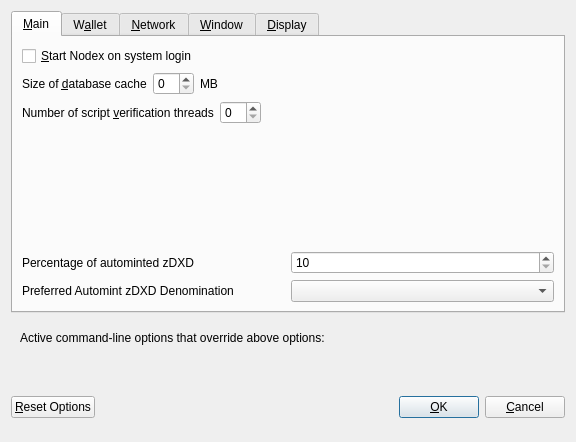
<?xml version="1.0" encoding="UTF-8"?>
<ui version="4.0">
 <class>OptionsDialog</class>
 <widget class="QDialog" name="OptionsDialog">
  <property name="geometry">
   <rect>
    <x>0</x>
    <y>0</y>
    <width>576</width>
    <height>442</height>
   </rect>
  </property>
  <property name="windowTitle">
   <string>Options</string>
  </property>
  <property name="modal">
   <bool>true</bool>
  </property>
  <layout class="QVBoxLayout" name="verticalLayout">
   <item>
    <widget class="QTabWidget" name="tabWidget">
     <property name="currentIndex">
      <number>0</number>
     </property>
     <widget class="QWidget" name="tabMain">
      <attribute name="title">
       <string>&amp;Main</string>
      </attribute>
      <layout class="QVBoxLayout" name="verticalLayout_Main">
       <item>
        <widget class="QCheckBox" name="bitcoinAtStartup">
         <property name="toolTip">
          <string>Automatically start Nodex after logging in to the system.</string>
         </property>
         <property name="text">
          <string>&amp;Start Nodex on system login</string>
         </property>
        </widget>
       </item>
       <item>
        <layout class="QHBoxLayout" name="horizontalLayout_2_Main">
         <item>
          <widget class="QLabel" name="databaseCacheLabel">
           <property name="text">
            <string>Size of &amp;database cache</string>
           </property>
           <property name="textFormat">
            <enum>Qt::PlainText</enum>
           </property>
           <property name="buddy">
            <cstring>databaseCache</cstring>
           </property>
          </widget>
         </item>
         <item>
          <widget class="QSpinBox" name="databaseCache"/>
         </item>
         <item>
          <widget class="QLabel" name="databaseCacheUnitLabel">
           <property name="text">
            <string>MB</string>
           </property>
           <property name="textFormat">
            <enum>Qt::PlainText</enum>
           </property>
          </widget>
         </item>
         <item>
          <spacer name="horizontalSpacer_2_Main">
           <property name="orientation">
            <enum>Qt::Horizontal</enum>
           </property>
           <property name="sizeHint" stdset="0">
            <size>
             <width>40</width>
             <height>20</height>
            </size>
           </property>
          </spacer>
         </item>
        </layout>
       </item>
       <item>
        <layout class="QHBoxLayout" name="horizontalLayout_3_Main">
         <item>
          <widget class="QLabel" name="threadsScriptVerifLabel">
           <property name="text">
            <string>Number of script &amp;verification threads</string>
           </property>
           <property name="textFormat">
            <enum>Qt::PlainText</enum>
           </property>
           <property name="buddy">
            <cstring>threadsScriptVerif</cstring>
           </property>
          </widget>
         </item>
         <item>
          <widget class="QSpinBox" name="threadsScriptVerif">
           <property name="toolTip">
            <string>(0 = auto, &lt;0 = leave that many cores free)</string>
           </property>
          </widget>
         </item>
         <item>
          <spacer name="horizontalSpacer_3_Main">
           <property name="orientation">
            <enum>Qt::Horizontal</enum>
           </property>
           <property name="sizeHint" stdset="0">
            <size>
             <width>40</width>
             <height>20</height>
            </size>
           </property>
          </spacer>
         </item>
        </layout>
       </item>
       <item>
        <spacer name="verticalSpacer_2">
         <property name="orientation">
          <enum>Qt::Vertical</enum>
         </property>
         <property name="sizeHint" stdset="0">
          <size>
           <width>20</width>
           <height>40</height>
          </size>
         </property>
        </spacer>
       </item>
       <item>
        <layout class="QHBoxLayout" name="horizontalLayout_3">
         <item>
          <widget class="QLabel" name="percentage_label">
           <property name="toolTip">
            <string>Percentage of incoming DXD which get automatically converted to zDXD via Zerocoin Protocol (min: 10%)</string>
           </property>
           <property name="text">
            <string>Percentage of autominted zDXD</string>
           </property>
          </widget>
         </item>
         <item>
          <widget class="QSpinBox" name="zeromintPercentage">
           <property name="minimum">
            <number>10</number>
           </property>
           <property name="maximum">
            <number>100</number>
           </property>
          </widget>
         </item>
        </layout>
       </item>
       <item>
        <layout class="QHBoxLayout" name="horizontalLayout" stretch="0,0">
         <property name="sizeConstraint">
          <enum>QLayout::SetFixedSize</enum>
         </property>
         <item>
          <widget class="QLabel" name="labelPreferredDenom">
           <property name="maximumSize">
            <size>
             <width>16777215</width>
             <height>16777215</height>
            </size>
           </property>
           <property name="toolTip">
            <string>Wait with automatic conversion to Zerocoin until enough DXD for this denomination is available</string>
           </property>
           <property name="text">
            <string>Preferred Automint zDXD Denomination</string>
           </property>
          </widget>
         </item>
         <item>
          <widget class="QComboBox" name="preferredDenom">
           <property name="maximumSize">
            <size>
             <width>16777215</width>
             <height>27</height>
            </size>
           </property>
           <property name="toolTip">
            <string>Wait with automatic conversion to Zerocoin until enough DXD for this denomination is available</string>
           </property>
           <property name="maxVisibleItems">
            <number>9</number>
           </property>
           <property name="maxCount">
            <number>9</number>
           </property>
          </widget>
         </item>
        </layout>
       </item>
      </layout>
     </widget>
     <widget class="QWidget" name="tabWallet">
      <attribute name="title">
       <string>W&amp;allet</string>
      </attribute>
      <layout class="QVBoxLayout" name="verticalLayout_Wallet">
       <item>
        <widget class="QGroupBox" name="groupBox">
         <property name="title">
          <string>Expert</string>
         </property>
         <layout class="QVBoxLayout" name="verticalLayout_2">
          <item>
           <widget class="QCheckBox" name="coinControlFeatures">
            <property name="toolTip">
             <string>Whether to show coin control features or not.</string>
            </property>
            <property name="text">
             <string>Enable coin &amp;control features</string>
            </property>
           </widget>
          </item>
          <item>
           <widget class="QCheckBox" name="showMasternodesTab">
            <property name="toolTip">
             <string>Show additional tab listing all your masternodes in first sub-tab&lt;br/&gt;and all masternodes on the network in second sub-tab.</string>
            </property>
            <property name="text">
             <string>Show Masternodes Tab</string>
            </property>
           </widget>
          </item>
          <item>
           <widget class="QCheckBox" name="spendZeroConfChange">
            <property name="toolTip">
             <string>If you disable the spending of unconfirmed change, the change from a transaction&lt;br/&gt;cannot be used until that transaction has at least one confirmation.&lt;br/&gt;This also affects how your balance is computed.</string>
            </property>
            <property name="text">
             <string>&amp;Spend unconfirmed change</string>
            </property>
           </widget>
          </item>
         </layout>
        </widget>
       </item>
       <item>
        <spacer name="verticalSpacer_Wallet">
         <property name="orientation">
          <enum>Qt::Vertical</enum>
         </property>
         <property name="sizeHint" stdset="0">
          <size>
           <width>20</width>
           <height>40</height>
          </size>
         </property>
        </spacer>
       </item>
      </layout>
     </widget>
     <widget class="QWidget" name="tabNetwork">
      <attribute name="title">
       <string>&amp;Network</string>
      </attribute>
      <layout class="QVBoxLayout" name="verticalLayout_Network">
       <item>
        <widget class="QCheckBox" name="mapPortUpnp">
         <property name="toolTip">
          <string>Automatically open the Nodex client port on the router. This only works when your router supports UPnP and it is enabled.</string>
         </property>
         <property name="text">
          <string>Map port using &amp;UPnP</string>
         </property>
        </widget>
       </item>
       <item>
        <widget class="QCheckBox" name="allowIncoming">
         <property name="toolTip">
          <string>Accept connections from outside</string>
         </property>
         <property name="text">
          <string>Allow incoming connections</string>
         </property>
        </widget>
       </item>
       <item>
        <widget class="QCheckBox" name="connectSocks">
         <property name="toolTip">
          <string>Connect to the Nodex network through a SOCKS5 proxy.</string>
         </property>
         <property name="text">
          <string>&amp;Connect through SOCKS5 proxy (default proxy):</string>
         </property>
        </widget>
       </item>
       <item>
        <layout class="QHBoxLayout" name="horizontalLayout_1_Network">
         <item>
          <widget class="QLabel" name="proxyIpLabel">
           <property name="text">
            <string>Proxy &amp;IP:</string>
           </property>
           <property name="textFormat">
            <enum>Qt::PlainText</enum>
           </property>
           <property name="buddy">
            <cstring>proxyIp</cstring>
           </property>
          </widget>
         </item>
         <item>
          <widget class="QValidatedLineEdit" name="proxyIp">
           <property name="minimumSize">
            <size>
             <width>140</width>
             <height>0</height>
            </size>
           </property>
           <property name="maximumSize">
            <size>
             <width>140</width>
             <height>16777215</height>
            </size>
           </property>
           <property name="toolTip">
            <string>IP address of the proxy (e.g. IPv4: 127.0.0.1 / IPv6: ::1)</string>
           </property>
          </widget>
         </item>
         <item>
          <widget class="QLabel" name="proxyPortLabel">
           <property name="text">
            <string>&amp;Port:</string>
           </property>
           <property name="textFormat">
            <enum>Qt::PlainText</enum>
           </property>
           <property name="buddy">
            <cstring>proxyPort</cstring>
           </property>
          </widget>
         </item>
         <item>
          <widget class="QLineEdit" name="proxyPort">
           <property name="minimumSize">
            <size>
             <width>55</width>
             <height>0</height>
            </size>
           </property>
           <property name="maximumSize">
            <size>
             <width>55</width>
             <height>16777215</height>
            </size>
           </property>
           <property name="toolTip">
            <string>Port of the proxy (e.g. 9050)</string>
           </property>
          </widget>
         </item>
         <item>
          <spacer name="horizontalSpacer_1_Network">
           <property name="orientation">
            <enum>Qt::Horizontal</enum>
           </property>
           <property name="sizeHint" stdset="0">
            <size>
             <width>40</width>
             <height>20</height>
            </size>
           </property>
          </spacer>
         </item>
        </layout>
       </item>
       <item>
        <spacer name="verticalSpacer_Network">
         <property name="orientation">
          <enum>Qt::Vertical</enum>
         </property>
         <property name="sizeHint" stdset="0">
          <size>
           <width>20</width>
           <height>40</height>
          </size>
         </property>
        </spacer>
       </item>
      </layout>
     </widget>
     <widget class="QWidget" name="tabWindow">
      <attribute name="title">
       <string>&amp;Window</string>
      </attribute>
      <layout class="QVBoxLayout" name="verticalLayout_Window">
       <item>
        <widget class="QCheckBox" name="minimizeToTray">
         <property name="toolTip">
          <string>Show only a tray icon after minimizing the window.</string>
         </property>
         <property name="text">
          <string>&amp;Minimize to the tray instead of the taskbar</string>
         </property>
        </widget>
       </item>
       <item>
        <widget class="QCheckBox" name="minimizeOnClose">
         <property name="toolTip">
          <string>Minimize instead of exit the application when the window is closed. When this option is enabled, the application will be closed only after selecting Quit in the menu.</string>
         </property>
         <property name="text">
          <string>M&amp;inimize on close</string>
         </property>
        </widget>
       </item>
       <item>
        <spacer name="verticalSpacer_Window">
         <property name="orientation">
          <enum>Qt::Vertical</enum>
         </property>
         <property name="sizeHint" stdset="0">
          <size>
           <width>20</width>
           <height>40</height>
          </size>
         </property>
        </spacer>
       </item>
      </layout>
     </widget>
     <widget class="QWidget" name="tabDisplay">
      <attribute name="title">
       <string>&amp;Display</string>
      </attribute>
      <layout class="QVBoxLayout" name="verticalLayout_Display">
       <item>
        <layout class="QHBoxLayout" name="horizontalLayout_1_Display">
         <item>
          <widget class="QLabel" name="langLabel">
           <property name="text">
            <string>User Interface &amp;language:</string>
           </property>
           <property name="textFormat">
            <enum>Qt::PlainText</enum>
           </property>
           <property name="buddy">
            <cstring>lang</cstring>
           </property>
          </widget>
         </item>
         <item>
          <widget class="QValueComboBox" name="lang">
           <property name="toolTip">
            <string>The user interface language can be set here. This setting will take effect after restarting Nodex.</string>
           </property>
          </widget>
         </item>
        </layout>
       </item>
       <item>
        <widget class="QLabel" name="label_3">
         <property name="toolTip">
          <string notr="true"/>
         </property>
         <property name="statusTip">
          <string notr="true"/>
         </property>
         <property name="whatsThis">
          <string notr="true"/>
         </property>
         <property name="accessibleName">
          <string notr="true"/>
         </property>
         <property name="text">
          <string>Language missing or translation incomplete? Help contributing translations here:
https://www.transifex.com/nodex-project/nodex-project-translations</string>
         </property>
         <property name="wordWrap">
          <bool>true</bool>
         </property>
         <property name="openExternalLinks">
          <bool>true</bool>
         </property>
         <property name="textInteractionFlags">
          <set>Qt::TextBrowserInteraction</set>
         </property>
        </widget>
       </item>
       <item>
        <layout class="QHBoxLayout" name="horizontalLayout_4_Display" stretch="0,0">
         <item>
          <widget class="QLabel" name="themeLabel">
           <property name="text">
            <string>User Interface Theme:</string>
           </property>
          </widget>
         </item>
         <item>
          <widget class="QValueComboBox" name="theme"/>
         </item>
        </layout>
       </item>
       <item>
        <widget class="Line" name="line">
         <property name="orientation">
          <enum>Qt::Horizontal</enum>
         </property>
        </widget>
       </item>
       <item>
        <layout class="QHBoxLayout" name="horizontalLayout_2_Display">
         <item>
          <widget class="QLabel" name="unitLabel">
           <property name="text">
            <string>&amp;Unit to show amounts in:</string>
           </property>
           <property name="textFormat">
            <enum>Qt::PlainText</enum>
           </property>
           <property name="buddy">
            <cstring>unit</cstring>
           </property>
          </widget>
         </item>
         <item>
          <widget class="QValueComboBox" name="unit">
           <property name="toolTip">
            <string>Choose the default subdivision unit to show in the interface and when sending coins.</string>
           </property>
          </widget>
         </item>
        </layout>
       </item>
       <item>
        <layout class="QHBoxLayout" name="horizontalLayout_5_Display">
         <item>
          <widget class="QLabel" name="digitsLabel">
           <property name="text">
            <string>Decimal digits</string>
           </property>
          </widget>
         </item>
         <item>
          <widget class="QValueComboBox" name="digits"/>
         </item>
        </layout>
       </item>
       <item>
        <layout class="QHBoxLayout" name="horizontalLayout_3_Display">
         <item>
          <widget class="QLabel" name="thirdPartyTxUrlsLabel">
           <property name="toolTip">
            <string>Third party URLs (e.g. a block explorer) that appear in the transactions tab as context menu items. %s in the URL is replaced by transaction hash. Multiple URLs are separated by vertical bar |.</string>
           </property>
           <property name="text">
            <string>Third party transaction URLs</string>
           </property>
           <property name="buddy">
            <cstring>thirdPartyTxUrls</cstring>
           </property>
          </widget>
         </item>
         <item>
          <widget class="QLineEdit" name="thirdPartyTxUrls">
           <property name="toolTip">
            <string>Third party URLs (e.g. a block explorer) that appear in the transactions tab as context menu items. %s in the URL is replaced by transaction hash. Multiple URLs are separated by vertical bar |.</string>
           </property>
          </widget>
         </item>
        </layout>
       </item>
       <item>
        <spacer name="verticalSpacer">
         <property name="orientation">
          <enum>Qt::Vertical</enum>
         </property>
         <property name="sizeHint" stdset="0">
          <size>
           <width>20</width>
           <height>40</height>
          </size>
         </property>
        </spacer>
       </item>
      </layout>
     </widget>
    </widget>
   </item>
   <item>
    <widget class="QFrame" name="frame">
     <layout class="QVBoxLayout" name="verticalLayout_Bottom">
      <item>
       <layout class="QHBoxLayout" name="horizontalLayout_Bottom">
        <item>
         <widget class="QLabel" name="overriddenByCommandLineInfoLabel">
          <property name="text">
           <string>Active command-line options that override above options:</string>
          </property>
          <property name="textFormat">
           <enum>Qt::PlainText</enum>
          </property>
         </widget>
        </item>
        <item>
         <spacer name="horizontalSpacer_Bottom">
          <property name="orientation">
           <enum>Qt::Horizontal</enum>
          </property>
          <property name="sizeHint" stdset="0">
           <size>
            <width>40</width>
            <height>20</height>
           </size>
          </property>
         </spacer>
        </item>
       </layout>
      </item>
      <item>
       <widget class="QLabel" name="overriddenByCommandLineLabel">
        <property name="text">
         <string/>
        </property>
        <property name="textFormat">
         <enum>Qt::PlainText</enum>
        </property>
        <property name="wordWrap">
         <bool>true</bool>
        </property>
       </widget>
      </item>
     </layout>
    </widget>
   </item>
   <item>
    <layout class="QHBoxLayout" name="horizontalLayout_Buttons">
     <item>
      <widget class="QPushButton" name="resetButton">
       <property name="toolTip">
        <string>Reset all client options to default.</string>
       </property>
       <property name="text">
        <string>&amp;Reset Options</string>
       </property>
       <property name="autoDefault">
        <bool>false</bool>
       </property>
      </widget>
     </item>
     <item>
      <spacer name="horizontalSpacer_1">
       <property name="orientation">
        <enum>Qt::Horizontal</enum>
       </property>
       <property name="sizeHint" stdset="0">
        <size>
         <width>40</width>
         <height>48</height>
        </size>
       </property>
      </spacer>
     </item>
     <item>
      <widget class="QLabel" name="statusLabel">
       <property name="minimumSize">
        <size>
         <width>200</width>
         <height>0</height>
        </size>
       </property>
       <property name="font">
        <font>
         <weight>75</weight>
         <bold>true</bold>
        </font>
       </property>
       <property name="text">
        <string/>
       </property>
       <property name="textFormat">
        <enum>Qt::PlainText</enum>
       </property>
       <property name="wordWrap">
        <bool>true</bool>
       </property>
      </widget>
     </item>
     <item>
      <spacer name="horizontalSpacer_2">
       <property name="orientation">
        <enum>Qt::Horizontal</enum>
       </property>
       <property name="sizeHint" stdset="0">
        <size>
         <width>40</width>
         <height>48</height>
        </size>
       </property>
      </spacer>
     </item>
     <item>
      <widget class="QPushButton" name="okButton">
       <property name="text">
        <string>&amp;OK</string>
       </property>
       <property name="autoDefault">
        <bool>false</bool>
       </property>
       <property name="default">
        <bool>true</bool>
       </property>
      </widget>
     </item>
     <item>
      <widget class="QPushButton" name="cancelButton">
       <property name="text">
        <string>&amp;Cancel</string>
       </property>
       <property name="autoDefault">
        <bool>false</bool>
       </property>
      </widget>
     </item>
    </layout>
   </item>
  </layout>
 </widget>
 <customwidgets>
  <customwidget>
   <class>QValidatedLineEdit</class>
   <extends>QLineEdit</extends>
   <header>qvalidatedlineedit.h</header>
  </customwidget>
  <customwidget>
   <class>QValueComboBox</class>
   <extends>QComboBox</extends>
   <header>qvaluecombobox.h</header>
  </customwidget>
 </customwidgets>
 <resources/>
 <connections/>
</ui>
